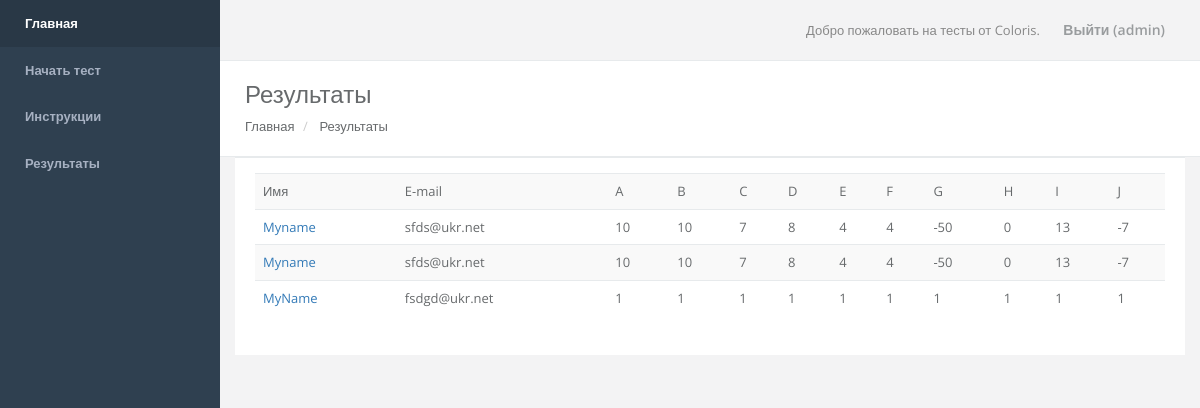
Before: /results/ (signed in) with the older database file.
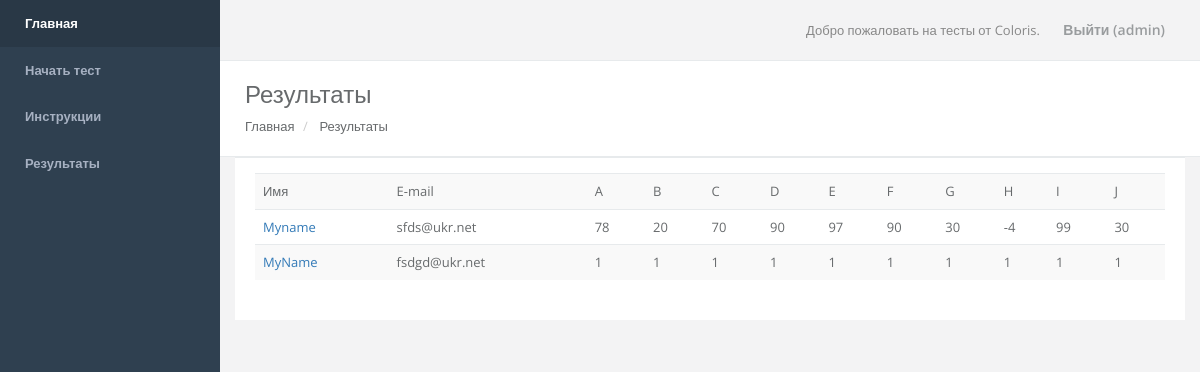
After: the same page with the newer database file.
### oca_test/models.py (models this page shows, shortened)
class Results(models.Model):
    user = models.OneToOneField(User, primary_key=True)
    A = models.IntegerField()
    B = models.IntegerField()
    C = models.IntegerField()
    D = models.IntegerField()
    E = models.IntegerField()
    F = models.IntegerField()
    G = models.IntegerField()
    H = models.IntegerField()
    I = models.IntegerField()
    J = models.IntegerField()
    B_circle = models.BooleanField(default=False)
    E_circle = models.BooleanField(default=False)
    not_confident = models.BooleanField(default=False)

class User(models.Model):
    name = models.CharField('Имя', max_length=100)
    email = models.EmailField('Адрес электронной почты', unique=True)
    age = models.CharField('Возраст', max_length=1, choices=USER_AGE_CHOICES)
    sex = models.CharField('Пол', max_length=1, choices=USER_SEX_CHOICES)

### oca_test/views.py (the view)
# urls.py: url(r'^results/$', 'oca_test.views.results', name='results'),
@login_required(login_url='/login/')
def results(request):
    r = Results.objects.all()
    context = {
        "title": "Результаты",
        "r": r,
    }
    return render(request, "results.html", context)

### oca_test/templates/results.html
{% extends "base.html" %}
{% block content %}
    <div class="row wrapper border-bottom white-bg page-heading">
        <div class="col-lg-12">
            <h2>Результаты</h2>
            <ol class="breadcrumb">
                <li>
                    <a href="/">Главная</a>
                </li>
                <li>
                    <a href="/results/">Результаты</a>
                </li>
            </ol>
        </div>
    </div>
    <div class="row">
        <div class="col-lg-12">
            <div class="ibox">
                <div class="ibox-content">
                    <div class="table-responsive">
                        <table class="table table-striped">
                            <tbody>
                            <tr>
                                <td>Имя</td>
                                <td>E-mail</td>
                                <td>A</td>
                                <td>B</td>
                                <td>C</td>
                                <td>D</td>
                                <td>E</td>
                                <td>F</td>
                                <td>G</td>
                                <td>H</td>
                                <td>I</td>
                                <td>J</td>
                            </tr>
                            {% for result in r %}
                                <tr>
                                    <td><a href="/results/{{ result.user.id }}" >{{ result.user.name }}</a></td>
                                    <td>{{ result.user.email }}</td>
                                    <td>{{ result.A }}</td>
                                    <td>{{ result.B }}</td>
                                    <td>{{ result.C }}</td>
                                    <td>{{ result.D }}</td>
                                    <td>{{ result.E }}</td>
                                    <td>{{ result.F }}</td>
                                    <td>{{ result.G }}</td>
                                    <td>{{ result.H }}</td>
                                    <td>{{ result.I }}</td>
                                    <td>{{ result.J }}</td>
                                </tr>
                            {% endfor %}
                            </tbody>
                        </table>
                    </div>
                </div>
            </div>
        </div>
    </div>
{% endblock %}

### oca_test/templates/base.html (shortened to what this page needs)
<!DOCTYPE html>
<html>
<head>
    {% include "head_css.html" %}
</head>
<body>
    <div id="wrapper">
        {% include "nav_side.html" %}
        <div id="page-wrapper" class="gray-bg">
            {% include "nav_top.html" %}
            {% block content %} {% endblock %}
        </div>
    </div>
</body>
</html>

### oca_test/templates/head_css.html
{% load staticfiles %}
    <link href="{% static 'css/bootstrap.min.css' %}" rel="stylesheet">
    <link href="{% static 'css/font-awesome.css' %}" rel="stylesheet">
    <link href="{% static 'css/animate.css' %}" rel="stylesheet">
    <link href="{% static 'css/style.css' %}" rel="stylesheet">

### oca_test/templates/nav_side.html
        <nav class="navbar-default navbar-static-side" role="navigation">
        <div class="sidebar-collapse">
            <ul class="nav metismenu" id="side-menu">
                <li>
                    <a href="/"><span class="nav-label">Главная</span>  </a>
                </li>
                <li>
                    <a href="/test/"><span class="nav-label">Начать тест</span>  </a>
                </li>
                <li>
                    <a href="/instructions/"><span class="nav-label">Инструкции</span>  </a>
                </li>
                {% if user.is_authenticated %}
                <li>
                    <a href="/results/"><span class="nav-label">Результаты</span></a>
                </li>
                {% endif %}
            </ul>
        </div>
        </nav>

### oca_test/templates/nav_top.html (shortened to what this page needs)
            <div class="row border-bottom">
            <nav class="navbar navbar-static-top" role="navigation" style="margin-bottom: 0">
            <ul class="nav navbar-top-links navbar-right">
                <li>
                    <span class="m-r-sm text-muted welcome-message">Добро пожаловать на тесты от Coloris.</span>
                </li>
                <li>
                    {% if user.is_authenticated %}
                    <a href="/logout/">
                        Выйти ({{ user }})
                    </a>
                    {% endif %}
                </li>
            </ul>
            </nav>
            </div>

### oca_test/templates/javascript.html (shortened to what this page needs)
{% load staticfiles %}

Changed rows visible on the page:
removed Results: user.name "Myname", user.email "sfds@ukr.net", A "10", B "10", C "7", D "8", E "4", F "4", G "-50", H "0", I "13", J "-7"
removed Results: user.name "Myname", user.email "sfds@ukr.net", A "10", B "10", C "7", D "8", E "4", F "4", G "-50", H "0", I "13", J "-7"
added Results: user.name "Myname", user.email "sfds@ukr.net", A "78", B "20", C "70", D "90", E "97", F "90", G "30", H "-4", I "99", J "30"
